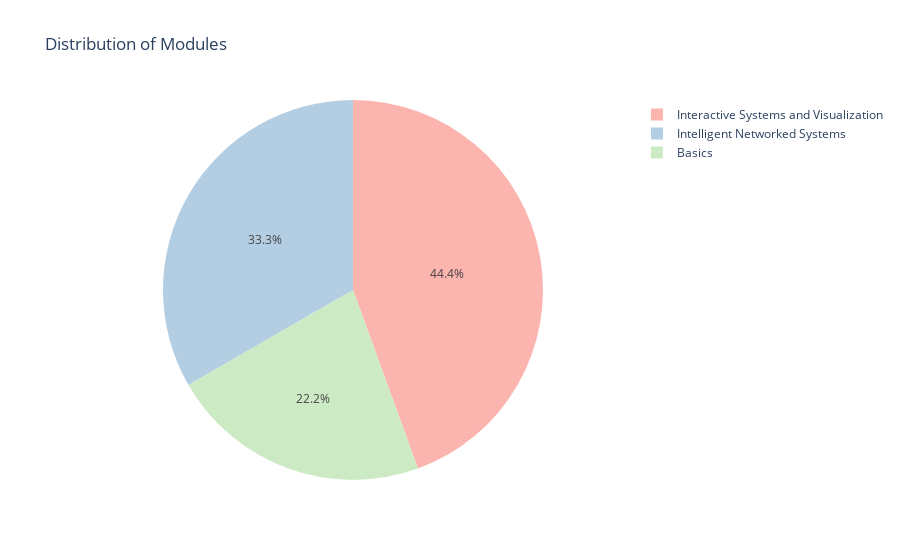

Notebook cell for this chart:
### Code cell
# Count occurrences of each module
module_counts = df["encoded_module"].value_counts().reset_index()
module_counts.columns = ["Module", "Count"]
print(f"Count of 'Modules' in 'Courses': {module_counts}")

fig = px.pie(
    module_counts,
    names="Module",
    values="Count",
    title="Distribution of Modules",
    color_discrete_sequence=px.colors.qualitative.Pastel1
)

fig.show()

### Figure 1 — Plotly figure (JSON) as saved in the notebook; plotly's stock layout.template omitted (floating-point values rounded to 4 significant figures)
{"data": [{"domain": {"x": [0, 1], "y": [0, 1]}, "hovertemplate": "Module=%{label}<br>Count=%{value}<extra></extra>", "labels": ["Interactive Systems and Visualization", "Intelligent Networked Systems", "Basics"], "legendgroup": "", "name": "", "showlegend": true, "type": "pie", "values": [8, 6, 4]}], "layout": {"legend": {"tracegroupgap": 0}, "piecolorway": ["rgb(251,180,174)", "rgb(179,205,227)", "rgb(204,235,197)", "rgb(222,203,228)", "rgb(254,217,166)", "rgb(255,255,204)", "rgb(229,216,189)", "rgb(253,218,236)", "rgb(242,242,242)"], "title": {"text": "Distribution of Modules"}}}
